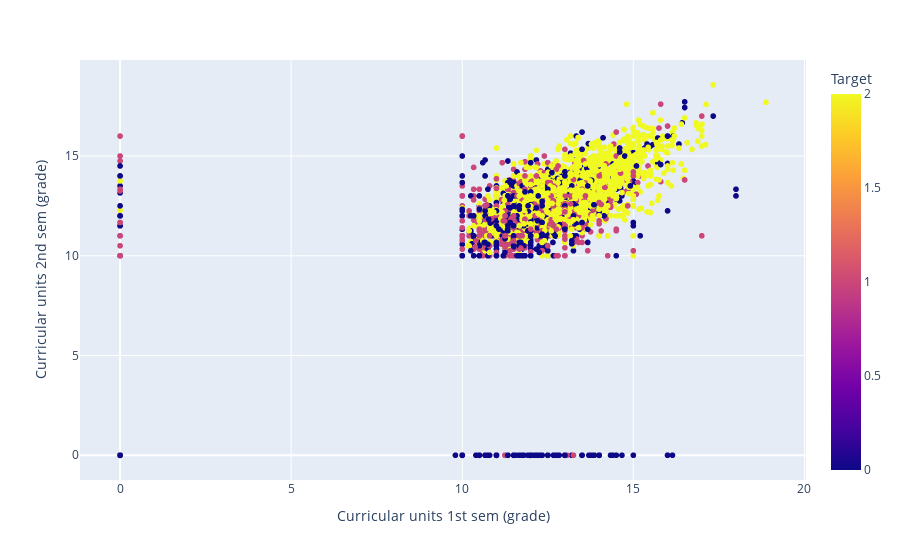

Notebook code cell kept with this figure:
### Markdown cell above
### Let's plot the column ***Curricular units 1st sem (grade)*** againt ***Curricular units 1st sem (grade)*** and differentiate ***Target*** by color

### Code cell
fig = px.scatter(student_df, 
             x = 'Curricular units 1st sem (grade)',
             y = 'Curricular units 2nd sem (grade)',
             color = 'Target')
fig.show()

### Figure 1 — Plotly figure (JSON) as saved in the notebook; plotly's stock layout.template omitted (floating-point values rounded to 4 significant figures; data arrays with more than 128 entries replaced by an {"elided": "..."} marker saying what was removed)
{"data": [{"hovertemplate": "Curricular units 1st sem (grade)=%{x}<br>Curricular units 2nd sem (grade)=%{y}<br>Target=%{marker.color}<extra></extra>", "legendgroup": "", "marker": {"color": {"elided": "4424 int values"}, "coloraxis": "coloraxis", "symbol": "circle"}, "mode": "markers", "name": "", "showlegend": false, "type": "scattergl", "x": {"elided": "4424 float values"}, "xaxis": "x", "y": {"elided": "4424 float values"}, "yaxis": "y"}], "layout": {"coloraxis": {"colorbar": {"title": {"text": "Target"}}, "colorscale": [[0, "#0d0887"], [0.1111, "#46039f"], [0.2222, "#7201a8"], [0.3333, "#9c179e"], [0.4444, "#bd3786"], [0.5556, "#d8576b"], [0.6667, "#ed7953"], [0.7778, "#fb9f3a"], [0.8889, "#fdca26"], [1, "#f0f921"]]}, "legend": {"tracegroupgap": 0}, "margin": {"t": 60}, "xaxis": {"anchor": "y", "domain": [0, 1], "title": {"text": "Curricular units 1st sem (grade)"}}, "yaxis": {"anchor": "x", "domain": [0, 1], "title": {"text": "Curricular units 2nd sem (grade)"}}}}
